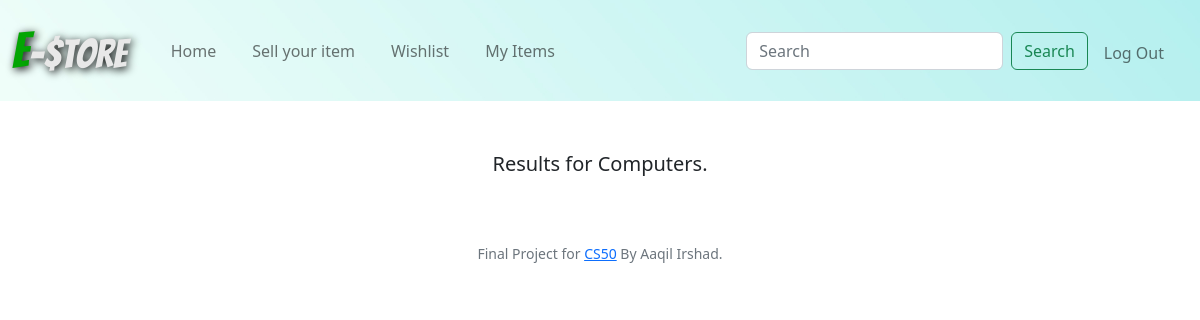
/Computers (signed in), run on an earlier commit of the app's database.
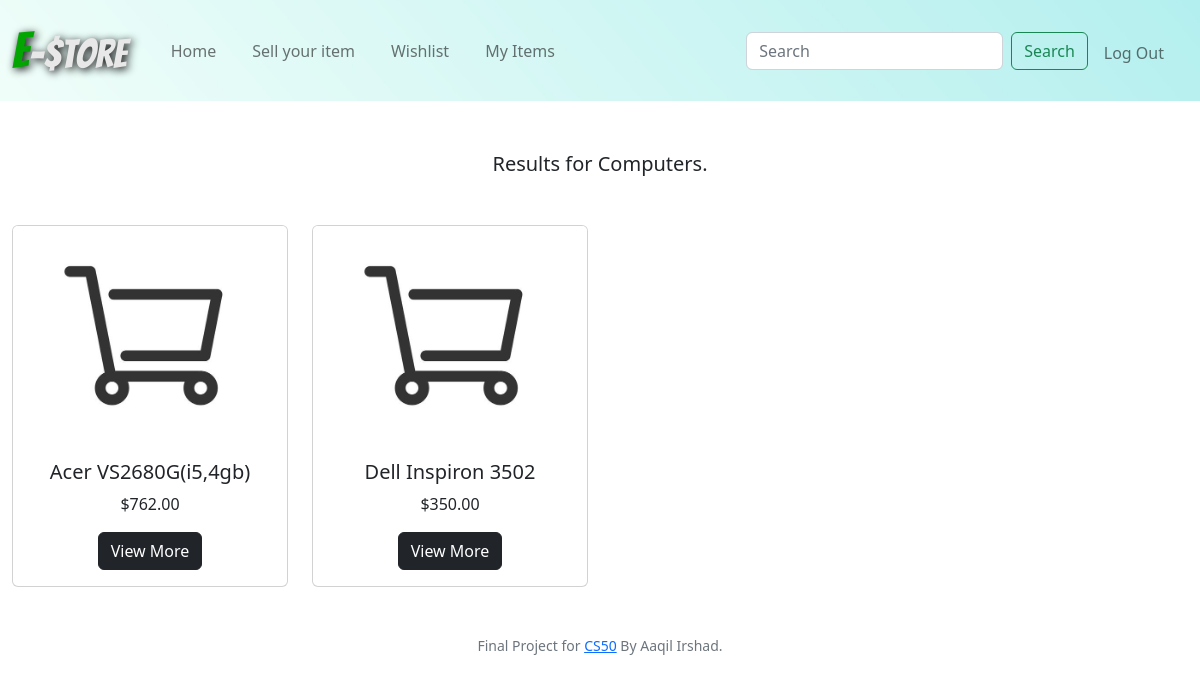
And on a later commit of the database.
### tables this page shows
CREATE TABLE products (id INTEGER NOT NULL PRIMARY KEY AUTOINCREMENT, user_id INTEGER NOT NULL, name TEXT NOT NULL, catergory TEXT NOT NULL, description TEXT, price NUMERIC NOT NULL, email TEXT NOT NULL);

### app.py (the view)
@app.route("/<string:name>", methods=["GET", "POST"])
@login_required
def category(name):
    products = db.execute("SELECT * FROM products WHERE catergory = ?", name)
    return render_template("products.html", items=products, name=name)

### app.py (called while the page is built)
@app.after_request
def after_request(response):
    response.headers["Cache-Control"] = "no-cache, no-store, must-revalidate"
    response.headers["Expires"] = 0
    response.headers["Pragma"] = "no-cache"
    return response

### helpers.py (called while the page is built)
def login_required(f):
    @wraps(f)
    def decorated_function(*args, **kwargs):
        if session.get("user_id") is None:
            return redirect("/login")
        return f(*args, **kwargs)
    return decorated_function

def usd(value):
    return f"${value:,.2f}"

### templates/products.html (shortened to what this page needs)
{% extends "layout.html"%}
{%block main%}
<p style="font-size:20px; text-align:center;">Results for {{name}}.</p>
<div class="row row-cols-1 row-cols-sm-2 row-cols-md-4">
  {% for row in items %}
    <div class="d-flex justify-content-evenly" style="margin-top:30px;">
        <div class="card" style="width: 18rem;">
          <img src="static/cart.jpg" class="card-img-top" alt="...">
          <div class="card-body">
            <h5 class="card-title">{{ row.name }}</h5>
            <p class="card-text">{{ row.price | usd}}</p>
            <button type="button" class="btn btn-dark" data-bs-toggle="modal" data-bs-target="#P{{row.id}}">View More</button>
          </div>
        </div>
    </div>
  {% endfor %}
</div>
{% endblock %}

What changed in the data, as far as the page shows it:
added products: name "Acer VS2680G(i5,4gb)", price "$762.00"
added products: name "Dell Inspiron 3502", price "$350.00"
